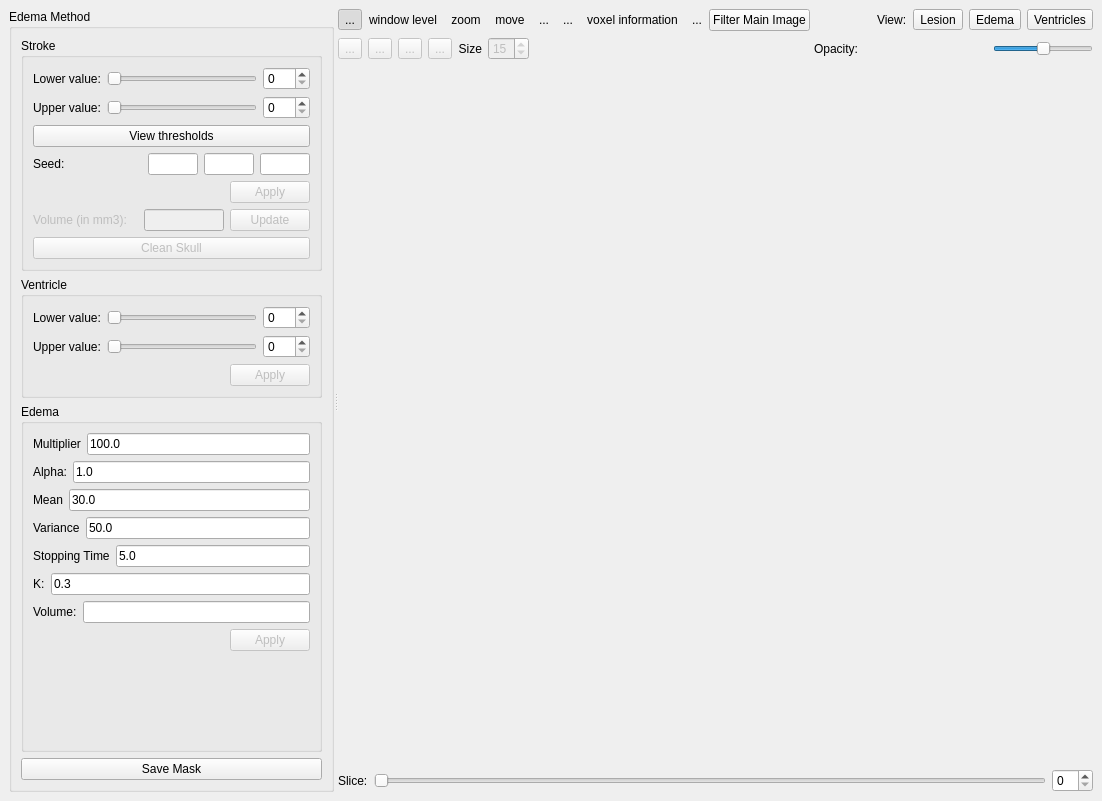
<ui version="4.0" >
 <class>QEdemaSegmentationExtensionBase</class>
 <widget class="QWidget" name="QEdemaSegmentationExtensionBase" >
  <property name="geometry" >
   <rect>
    <x>0</x>
    <y>0</y>
    <width>1102</width>
    <height>801</height>
   </rect>
  </property>
  <property name="windowTitle" >
   <string>Form</string>
  </property>
  <layout class="QHBoxLayout" >
   <property name="margin" >
    <number>9</number>
   </property>
   <property name="spacing" >
    <number>6</number>
   </property>
   <item>
    <widget class="QSplitter" name="m_verticalSplitter" >
     <property name="orientation" >
      <enum>Qt::Horizontal</enum>
     </property>
     <widget class="QSplitter" name="m_horizontalSplitter" >
      <property name="orientation" >
       <enum>Qt::Vertical</enum>
      </property>
      <widget class="QGroupBox" name="m_edemaMethodGroupBox" >
       <property name="title" >
        <string>Edema Method</string>
       </property>
       <layout class="QVBoxLayout" >
        <property name="margin" >
         <number>9</number>
        </property>
        <property name="spacing" >
         <number>6</number>
        </property>
        <item>
         <layout class="QVBoxLayout" >
          <property name="margin" >
           <number>0</number>
          </property>
          <property name="spacing" >
           <number>6</number>
          </property>
          <item>
           <widget class="QGroupBox" name="m_strokeGroupBox" >
            <property name="title" >
             <string>Stroke</string>
            </property>
            <layout class="QVBoxLayout" >
             <property name="margin" >
              <number>9</number>
             </property>
             <property name="spacing" >
              <number>6</number>
             </property>
             <item>
              <layout class="QHBoxLayout" >
               <property name="margin" >
                <number>0</number>
               </property>
               <property name="spacing" >
                <number>6</number>
               </property>
               <item>
                <widget class="QLabel" name="textLabel1_5" >
                 <property name="text" >
                  <string>Lower value:</string>
                 </property>
                </widget>
               </item>
               <item>
                <widget class="QSlider" name="m_lowerValueSlider" >
                 <property name="maximum" >
                  <number>255</number>
                 </property>
                 <property name="orientation" >
                  <enum>Qt::Horizontal</enum>
                 </property>
                </widget>
               </item>
               <item>
                <widget class="QSpinBox" name="m_lowerValueSpinBox" >
                 <property name="maximum" >
                  <number>255</number>
                 </property>
                </widget>
               </item>
              </layout>
             </item>
             <item>
              <layout class="QHBoxLayout" >
               <property name="margin" >
                <number>0</number>
               </property>
               <property name="spacing" >
                <number>6</number>
               </property>
               <item>
                <widget class="QLabel" name="textLabel1_6" >
                 <property name="text" >
                  <string>Upper value:</string>
                 </property>
                </widget>
               </item>
               <item>
                <widget class="QSlider" name="m_upperValueSlider" >
                 <property name="maximum" >
                  <number>255</number>
                 </property>
                 <property name="orientation" >
                  <enum>Qt::Horizontal</enum>
                 </property>
                </widget>
               </item>
               <item>
                <widget class="QSpinBox" name="m_upperValueSpinBox" >
                 <property name="maximum" >
                  <number>255</number>
                 </property>
                </widget>
               </item>
              </layout>
             </item>
             <item>
              <layout class="QHBoxLayout" >
               <property name="margin" >
                <number>0</number>
               </property>
               <property name="spacing" >
                <number>6</number>
               </property>
               <item>
                <widget class="QPushButton" name="m_viewThresholdButton" >
                 <property name="layoutDirection" >
                  <enum>Qt::RightToLeft</enum>
                 </property>
                 <property name="text" >
                  <string>View thresholds</string>
                 </property>
                </widget>
               </item>
              </layout>
             </item>
             <item>
              <layout class="QHBoxLayout" >
               <property name="margin" >
                <number>0</number>
               </property>
               <property name="spacing" >
                <number>6</number>
               </property>
               <item>
                <widget class="QLabel" name="m_seedLabel" >
                 <property name="enabled" >
                  <bool>true</bool>
                 </property>
                 <property name="text" >
                  <string>Seed:</string>
                 </property>
                </widget>
               </item>
               <item>
                <widget class="QLineEdit" name="m_seedXLineEdit" >
                 <property name="enabled" >
                  <bool>true</bool>
                 </property>
                 <property name="sizePolicy" >
                  <sizepolicy>
                   <hsizetype>4</hsizetype>
                   <vsizetype>0</vsizetype>
                   <horstretch>0</horstretch>
                   <verstretch>0</verstretch>
                  </sizepolicy>
                 </property>
                 <property name="maximumSize" >
                  <size>
                   <width>50</width>
                   <height>16777215</height>
                  </size>
                 </property>
                 <property name="readOnly" >
                  <bool>true</bool>
                 </property>
                </widget>
               </item>
               <item>
                <widget class="QLineEdit" name="m_seedYLineEdit" >
                 <property name="enabled" >
                  <bool>true</bool>
                 </property>
                 <property name="sizePolicy" >
                  <sizepolicy>
                   <hsizetype>4</hsizetype>
                   <vsizetype>0</vsizetype>
                   <horstretch>0</horstretch>
                   <verstretch>0</verstretch>
                  </sizepolicy>
                 </property>
                 <property name="maximumSize" >
                  <size>
                   <width>50</width>
                   <height>16777215</height>
                  </size>
                 </property>
                 <property name="readOnly" >
                  <bool>true</bool>
                 </property>
                </widget>
               </item>
               <item>
                <widget class="QLineEdit" name="m_seedZLineEdit" >
                 <property name="enabled" >
                  <bool>true</bool>
                 </property>
                 <property name="sizePolicy" >
                  <sizepolicy>
                   <hsizetype>4</hsizetype>
                   <vsizetype>0</vsizetype>
                   <horstretch>0</horstretch>
                   <verstretch>0</verstretch>
                  </sizepolicy>
                 </property>
                 <property name="maximumSize" >
                  <size>
                   <width>50</width>
                   <height>16777215</height>
                  </size>
                 </property>
                 <property name="readOnly" >
                  <bool>true</bool>
                 </property>
                </widget>
               </item>
              </layout>
             </item>
             <item>
              <widget class="QPushButton" name="m_applyMethodButton" >
               <property name="enabled" >
                <bool>false</bool>
               </property>
               <property name="sizePolicy" >
                <sizepolicy>
                 <hsizetype>0</hsizetype>
                 <vsizetype>0</vsizetype>
                 <horstretch>0</horstretch>
                 <verstretch>0</verstretch>
                </sizepolicy>
               </property>
               <property name="layoutDirection" >
                <enum>Qt::RightToLeft</enum>
               </property>
               <property name="text" >
                <string>Apply</string>
               </property>
              </widget>
             </item>
             <item>
              <layout class="QHBoxLayout" >
               <property name="margin" >
                <number>0</number>
               </property>
               <property name="spacing" >
                <number>6</number>
               </property>
               <item>
                <widget class="QLabel" name="m_resultsLabel" >
                 <property name="enabled" >
                  <bool>false</bool>
                 </property>
                 <property name="text" >
                  <string>Volume (in mm3):</string>
                 </property>
                </widget>
               </item>
               <item>
                <widget class="QLineEdit" name="m_resultsLineEdit" >
                 <property name="enabled" >
                  <bool>false</bool>
                 </property>
                 <property name="sizePolicy" >
                  <sizepolicy>
                   <hsizetype>4</hsizetype>
                   <vsizetype>0</vsizetype>
                   <horstretch>0</horstretch>
                   <verstretch>0</verstretch>
                  </sizepolicy>
                 </property>
                 <property name="maximumSize" >
                  <size>
                   <width>80</width>
                   <height>16777215</height>
                  </size>
                 </property>
                 <property name="readOnly" >
                  <bool>true</bool>
                 </property>
                </widget>
               </item>
               <item>
                <widget class="QPushButton" name="m_updateVolumeButton" >
                 <property name="enabled" >
                  <bool>false</bool>
                 </property>
                 <property name="sizePolicy" >
                  <sizepolicy>
                   <hsizetype>0</hsizetype>
                   <vsizetype>0</vsizetype>
                   <horstretch>0</horstretch>
                   <verstretch>0</verstretch>
                  </sizepolicy>
                 </property>
                 <property name="text" >
                  <string>Update</string>
                 </property>
                </widget>
               </item>
              </layout>
             </item>
             <item>
              <widget class="QPushButton" name="m_applyCleanSkullButton" >
               <property name="enabled" >
                <bool>false</bool>
               </property>
               <property name="text" >
                <string>Clean Skull</string>
               </property>
              </widget>
             </item>
            </layout>
           </widget>
          </item>
          <item>
           <widget class="QGroupBox" name="m_ventriclesGroupBox" >
            <property name="title" >
             <string>Ventricle</string>
            </property>
            <layout class="QVBoxLayout" >
             <property name="margin" >
              <number>9</number>
             </property>
             <property name="spacing" >
              <number>6</number>
             </property>
             <item>
              <layout class="QHBoxLayout" >
               <property name="margin" >
                <number>0</number>
               </property>
               <property name="spacing" >
                <number>6</number>
               </property>
               <item>
                <widget class="QLabel" name="textLabel1_3" >
                 <property name="text" >
                  <string>Lower value:</string>
                 </property>
                </widget>
               </item>
               <item>
                <widget class="QSlider" name="m_lowerValueVentriclesSlider" >
                 <property name="maximum" >
                  <number>255</number>
                 </property>
                 <property name="orientation" >
                  <enum>Qt::Horizontal</enum>
                 </property>
                </widget>
               </item>
               <item>
                <widget class="QSpinBox" name="m_lowerValueVentriclesSpinBox" >
                 <property name="maximum" >
                  <number>255</number>
                 </property>
                </widget>
               </item>
              </layout>
             </item>
             <item>
              <layout class="QHBoxLayout" >
               <property name="margin" >
                <number>0</number>
               </property>
               <property name="spacing" >
                <number>6</number>
               </property>
               <item>
                <widget class="QLabel" name="textLabel1_4" >
                 <property name="text" >
                  <string>Upper value:</string>
                 </property>
                </widget>
               </item>
               <item>
                <widget class="QSlider" name="m_upperValueVentriclesSlider" >
                 <property name="maximum" >
                  <number>255</number>
                 </property>
                 <property name="orientation" >
                  <enum>Qt::Horizontal</enum>
                 </property>
                </widget>
               </item>
               <item>
                <widget class="QSpinBox" name="m_upperValueVentriclesSpinBox" >
                 <property name="maximum" >
                  <number>255</number>
                 </property>
                </widget>
               </item>
              </layout>
             </item>
             <item>
              <widget class="QPushButton" name="m_applyVentriclesMethodButton" >
               <property name="enabled" >
                <bool>false</bool>
               </property>
               <property name="sizePolicy" >
                <sizepolicy>
                 <hsizetype>0</hsizetype>
                 <vsizetype>0</vsizetype>
                 <horstretch>0</horstretch>
                 <verstretch>0</verstretch>
                </sizepolicy>
               </property>
               <property name="layoutDirection" >
                <enum>Qt::RightToLeft</enum>
               </property>
               <property name="text" >
                <string>Apply</string>
               </property>
              </widget>
             </item>
            </layout>
           </widget>
          </item>
          <item>
           <widget class="QGroupBox" name="groupBox" >
            <property name="sizePolicy" >
             <sizepolicy>
              <hsizetype>7</hsizetype>
              <vsizetype>7</vsizetype>
              <horstretch>0</horstretch>
              <verstretch>0</verstretch>
             </sizepolicy>
            </property>
            <property name="title" >
             <string>Edema</string>
            </property>
            <layout class="QVBoxLayout" >
             <property name="margin" >
              <number>9</number>
             </property>
             <property name="spacing" >
              <number>6</number>
             </property>
             <item>
              <layout class="QVBoxLayout" >
               <property name="margin" >
                <number>0</number>
               </property>
               <property name="spacing" >
                <number>6</number>
               </property>
               <item>
                <layout class="QHBoxLayout" >
                 <property name="margin" >
                  <number>0</number>
                 </property>
                 <property name="spacing" >
                  <number>6</number>
                 </property>
                 <item>
                  <widget class="QLabel" name="m_multiplierLabel" >
                   <property name="text" >
                    <string>Multiplier</string>
                   </property>
                  </widget>
                 </item>
                 <item>
                  <widget class="QLineEdit" name="m_multiplierEdit" >
                   <property name="text" >
                    <string>100.0</string>
                   </property>
                  </widget>
                 </item>
                </layout>
               </item>
               <item>
                <layout class="QHBoxLayout" >
                 <property name="margin" >
                  <number>0</number>
                 </property>
                 <property name="spacing" >
                  <number>6</number>
                 </property>
                 <item>
                  <widget class="QLabel" name="m_alphaLabel" >
                   <property name="text" >
                    <string>Alpha:</string>
                   </property>
                  </widget>
                 </item>
                 <item>
                  <widget class="QLineEdit" name="m_alphaEdit" >
                   <property name="text" >
                    <string>1.0</string>
                   </property>
                  </widget>
                 </item>
                </layout>
               </item>
               <item>
                <layout class="QHBoxLayout" >
                 <property name="margin" >
                  <number>0</number>
                 </property>
                 <property name="spacing" >
                  <number>6</number>
                 </property>
                 <item>
                  <widget class="QLabel" name="m_meanLabel" >
                   <property name="text" >
                    <string>Mean</string>
                   </property>
                  </widget>
                 </item>
                 <item>
                  <widget class="QLineEdit" name="m_meanEdit" >
                   <property name="text" >
                    <string>30.0</string>
                   </property>
                  </widget>
                 </item>
                </layout>
               </item>
               <item>
                <layout class="QHBoxLayout" >
                 <property name="margin" >
                  <number>0</number>
                 </property>
                 <property name="spacing" >
                  <number>6</number>
                 </property>
                 <item>
                  <widget class="QLabel" name="m_varianceLabel" >
                   <property name="text" >
                    <string>Variance</string>
                   </property>
                  </widget>
                 </item>
                 <item>
                  <widget class="QLineEdit" name="m_varianceEdit" >
                   <property name="text" >
                    <string>50.0</string>
                   </property>
                  </widget>
                 </item>
                </layout>
               </item>
               <item>
                <layout class="QHBoxLayout" >
                 <property name="margin" >
                  <number>0</number>
                 </property>
                 <property name="spacing" >
                  <number>6</number>
                 </property>
                 <item>
                  <widget class="QLabel" name="label_2" >
                   <property name="text" >
                    <string>Stopping Time</string>
                   </property>
                  </widget>
                 </item>
                 <item>
                  <widget class="QLineEdit" name="m_stoppingTimeEdit" >
                   <property name="text" >
                    <string>5.0</string>
                   </property>
                  </widget>
                 </item>
                </layout>
               </item>
               <item>
                <layout class="QHBoxLayout" >
                 <property name="margin" >
                  <number>0</number>
                 </property>
                 <property name="spacing" >
                  <number>6</number>
                 </property>
                 <item>
                  <widget class="QLabel" name="m_constantLabel" >
                   <property name="text" >
                    <string>K:</string>
                   </property>
                  </widget>
                 </item>
                 <item>
                  <widget class="QLineEdit" name="m_constantEdit" >
                   <property name="text" >
                    <string>0.3</string>
                   </property>
                  </widget>
                 </item>
                </layout>
               </item>
               <item>
                <layout class="QHBoxLayout" >
                 <property name="margin" >
                  <number>0</number>
                 </property>
                 <property name="spacing" >
                  <number>6</number>
                 </property>
                 <item>
                  <widget class="QLabel" name="m_volumeLabel" >
                   <property name="text" >
                    <string>Volume:</string>
                   </property>
                  </widget>
                 </item>
                 <item>
                  <widget class="QLineEdit" name="m_edemaVolumeLineEdit" />
                 </item>
                </layout>
               </item>
               <item>
                <widget class="QPushButton" name="m_applyEdemaMethodButton" >
                 <property name="enabled" >
                  <bool>false</bool>
                 </property>
                 <property name="sizePolicy" >
                  <sizepolicy>
                   <hsizetype>0</hsizetype>
                   <vsizetype>0</vsizetype>
                   <horstretch>0</horstretch>
                   <verstretch>0</verstretch>
                  </sizepolicy>
                 </property>
                 <property name="layoutDirection" >
                  <enum>Qt::RightToLeft</enum>
                 </property>
                 <property name="text" >
                  <string>Apply</string>
                 </property>
                </widget>
               </item>
              </layout>
             </item>
             <item>
              <spacer>
               <property name="orientation" >
                <enum>Qt::Vertical</enum>
               </property>
               <property name="sizeHint" >
                <size>
                 <width>20</width>
                 <height>40</height>
                </size>
               </property>
              </spacer>
             </item>
            </layout>
           </widget>
          </item>
         </layout>
        </item>
        <item>
         <widget class="QPushButton" name="m_saveMaskPushButton" >
          <property name="text" >
           <string>Save Mask</string>
          </property>
         </widget>
        </item>
       </layout>
      </widget>
     </widget>
     <widget class="QWidget" name="layoutWidget" >
      <layout class="QVBoxLayout" >
       <property name="margin" >
        <number>0</number>
       </property>
       <property name="spacing" >
        <number>6</number>
       </property>
       <item>
        <layout class="QHBoxLayout" >
         <property name="margin" >
          <number>0</number>
         </property>
         <property name="spacing" >
          <number>0</number>
         </property>
         <item>
          <widget class="QToolButton" name="m_slicingToolButton" >
           <property name="text" >
            <string>...</string>
           </property>
           <property name="icon" >
            <iconset/>
           </property>
           <property name="iconSize" >
            <size>
             <width>32</width>
             <height>32</height>
            </size>
           </property>
           <property name="checkable" >
            <bool>true</bool>
           </property>
           <property name="checked" >
            <bool>true</bool>
           </property>
           <property name="autoRaise" >
            <bool>true</bool>
           </property>
          </widget>
         </item>
         <item>
          <widget class="QToolButton" name="m_windowLevelToolButton" >
           <property name="text" >
            <string>window level</string>
           </property>
           <property name="icon" >
            <iconset/>
           </property>
           <property name="iconSize" >
            <size>
             <width>32</width>
             <height>32</height>
            </size>
           </property>
           <property name="checkable" >
            <bool>true</bool>
           </property>
           <property name="autoRaise" >
            <bool>true</bool>
           </property>
          </widget>
         </item>
         <item>
          <widget class="QToolButton" name="m_zoomToolButton" >
           <property name="text" >
            <string>zoom</string>
           </property>
           <property name="icon" >
            <iconset/>
           </property>
           <property name="iconSize" >
            <size>
             <width>32</width>
             <height>32</height>
            </size>
           </property>
           <property name="checkable" >
            <bool>true</bool>
           </property>
           <property name="autoRaise" >
            <bool>true</bool>
           </property>
          </widget>
         </item>
         <item>
          <widget class="QToolButton" name="m_moveToolButton" >
           <property name="text" >
            <string>move</string>
           </property>
           <property name="icon" >
            <iconset/>
           </property>
           <property name="iconSize" >
            <size>
             <width>32</width>
             <height>32</height>
            </size>
           </property>
           <property name="checkable" >
            <bool>true</bool>
           </property>
           <property name="autoRaise" >
            <bool>true</bool>
           </property>
          </widget>
         </item>
         <item>
          <widget class="QToolButton" name="m_rotateClockWiseToolButton" >
           <property name="text" >
            <string>...</string>
           </property>
           <property name="icon" >
            <iconset/>
           </property>
           <property name="iconSize" >
            <size>
             <width>32</width>
             <height>32</height>
            </size>
           </property>
           <property name="autoRaise" >
            <bool>true</bool>
           </property>
          </widget>
         </item>
         <item>
          <widget class="QToolButton" name="m_editorToolButton" >
           <property name="text" >
            <string>...</string>
           </property>
           <property name="icon" >
            <iconset/>
           </property>
           <property name="iconSize" >
            <size>
             <width>32</width>
             <height>32</height>
            </size>
           </property>
           <property name="checkable" >
            <bool>true</bool>
           </property>
           <property name="autoRaise" >
            <bool>true</bool>
           </property>
          </widget>
         </item>
         <item>
          <widget class="QToolButton" name="m_voxelInformationToolButton" >
           <property name="layoutDirection" >
            <enum>Qt::LeftToRight</enum>
           </property>
           <property name="text" >
            <string>voxel information</string>
           </property>
           <property name="icon" >
            <iconset/>
           </property>
           <property name="iconSize" >
            <size>
             <width>32</width>
             <height>32</height>
            </size>
           </property>
           <property name="checkable" >
            <bool>true</bool>
           </property>
           <property name="autoRaise" >
            <bool>true</bool>
           </property>
          </widget>
         </item>
         <item>
          <widget class="QToolButton" name="m_seedToolButton" >
           <property name="text" >
            <string>...</string>
           </property>
           <property name="icon" >
            <iconset/>
           </property>
           <property name="iconSize" >
            <size>
             <width>32</width>
             <height>32</height>
            </size>
           </property>
           <property name="checkable" >
            <bool>true</bool>
           </property>
           <property name="autoRaise" >
            <bool>true</bool>
           </property>
          </widget>
         </item>
         <item>
          <widget class="QPushButton" name="m_filterPushButton" >
           <property name="text" >
            <string>Filter Main Image</string>
           </property>
          </widget>
         </item>
         <item>
          <spacer>
           <property name="orientation" >
            <enum>Qt::Horizontal</enum>
           </property>
           <property name="sizeHint" >
            <size>
             <width>40</width>
             <height>20</height>
            </size>
           </property>
          </spacer>
         </item>
         <item>
          <layout class="QHBoxLayout" >
           <property name="margin" >
            <number>0</number>
           </property>
           <property name="spacing" >
            <number>6</number>
           </property>
           <item>
            <widget class="QLabel" name="m_viewLabel" >
             <property name="text" >
              <string>View:</string>
             </property>
            </widget>
           </item>
           <item>
            <widget class="QToolButton" name="m_lesionViewToolButton" >
             <property name="text" >
              <string>Lesion</string>
             </property>
            </widget>
           </item>
           <item>
            <widget class="QToolButton" name="m_edemaViewToolButton" >
             <property name="text" >
              <string>Edema</string>
             </property>
            </widget>
           </item>
           <item>
            <widget class="QToolButton" name="m_ventriclesViewToolButton" >
             <property name="text" >
              <string>Ventricles</string>
             </property>
            </widget>
           </item>
          </layout>
         </item>
        </layout>
       </item>
       <item>
        <layout class="QHBoxLayout" >
         <property name="margin" >
          <number>0</number>
         </property>
         <property name="spacing" >
          <number>6</number>
         </property>
         <item>
          <layout class="QHBoxLayout" >
           <property name="margin" >
            <number>0</number>
           </property>
           <property name="spacing" >
            <number>6</number>
           </property>
           <item>
            <widget class="QToolButton" name="m_paintButton" >
             <property name="enabled" >
              <bool>false</bool>
             </property>
             <property name="text" >
              <string>...</string>
             </property>
             <property name="icon" >
              <iconset/>
             </property>
            </widget>
           </item>
           <item>
            <widget class="QToolButton" name="m_eraseButton" >
             <property name="enabled" >
              <bool>false</bool>
             </property>
             <property name="text" >
              <string>...</string>
             </property>
             <property name="icon" >
              <iconset/>
             </property>
            </widget>
           </item>
           <item>
            <widget class="QToolButton" name="m_eraseSliceButton" >
             <property name="enabled" >
              <bool>false</bool>
             </property>
             <property name="text" >
              <string>...</string>
             </property>
             <property name="icon" >
              <iconset/>
             </property>
            </widget>
           </item>
           <item>
            <widget class="QToolButton" name="m_eraseRegionButton" >
             <property name="enabled" >
              <bool>false</bool>
             </property>
             <property name="text" >
              <string>...</string>
             </property>
             <property name="icon" >
              <iconset/>
             </property>
            </widget>
           </item>
           <item>
            <widget class="QLabel" name="label_3" >
             <property name="text" >
              <string>Size</string>
             </property>
             <property name="alignment" >
              <set>Qt::AlignRight|Qt::AlignTrailing|Qt::AlignVCenter</set>
             </property>
            </widget>
           </item>
           <item>
            <widget class="QSpinBox" name="m_editorSize" >
             <property name="enabled" >
              <bool>false</bool>
             </property>
             <property name="minimum" >
              <number>0</number>
             </property>
             <property name="value" >
              <number>15</number>
             </property>
            </widget>
           </item>
          </layout>
         </item>
         <item>
          <layout class="QHBoxLayout" >
           <property name="margin" >
            <number>0</number>
           </property>
           <property name="spacing" >
            <number>6</number>
           </property>
           <item>
            <spacer>
             <property name="orientation" >
              <enum>Qt::Horizontal</enum>
             </property>
             <property name="sizeHint" >
              <size>
               <width>40</width>
               <height>20</height>
              </size>
             </property>
            </spacer>
           </item>
           <item>
            <layout class="QHBoxLayout" >
             <property name="margin" >
              <number>0</number>
             </property>
             <property name="spacing" >
              <number>6</number>
             </property>
             <item>
              <widget class="QLabel" name="m_opacitiyLabel" >
               <property name="text" >
                <string>Opacity:</string>
               </property>
              </widget>
             </item>
             <item>
              <widget class="QSlider" name="m_opacitySlider" >
               <property name="maximumSize" >
                <size>
                 <width>100</width>
                 <height>16777215</height>
                </size>
               </property>
               <property name="maximum" >
                <number>100</number>
               </property>
               <property name="value" >
                <number>50</number>
               </property>
               <property name="orientation" >
                <enum>Qt::Horizontal</enum>
               </property>
              </widget>
             </item>
            </layout>
           </item>
          </layout>
         </item>
        </layout>
       </item>
       <item>
        <layout class="QVBoxLayout" >
         <property name="margin" >
          <number>0</number>
         </property>
         <property name="spacing" >
          <number>6</number>
         </property>
         <item>
          <widget class="udg::Q2DViewer" native="1" name="m_2DView" >
           <property name="sizePolicy" >
            <sizepolicy>
             <hsizetype>7</hsizetype>
             <vsizetype>7</vsizetype>
             <horstretch>0</horstretch>
             <verstretch>0</verstretch>
            </sizepolicy>
           </property>
           <property name="maximumSize" >
            <size>
             <width>100000</width>
             <height>100000</height>
            </size>
           </property>
          </widget>
         </item>
         <item>
          <layout class="QHBoxLayout" >
           <property name="margin" >
            <number>0</number>
           </property>
           <property name="spacing" >
            <number>6</number>
           </property>
           <item>
            <widget class="QLabel" name="m_sliceLabel" >
             <property name="text" >
              <string>Slice:</string>
             </property>
            </widget>
           </item>
           <item>
            <widget class="QSlider" name="m_sliceViewSlider" >
             <property name="orientation" >
              <enum>Qt::Horizontal</enum>
             </property>
            </widget>
           </item>
           <item>
            <widget class="QSpinBox" name="m_sliceSpinBox" />
           </item>
          </layout>
         </item>
        </layout>
       </item>
      </layout>
     </widget>
    </widget>
   </item>
  </layout>
 </widget>
 <customwidgets>
  <customwidget>
   <class>udg::Q2DViewer</class>
   <extends>QWidget</extends>
   <header>q2dviewer.h</header>
  </customwidget>
 </customwidgets>
 <resources/>
 <connections>
  <connection>
   <sender>m_sliceViewSlider</sender>
   <signal>valueChanged(int)</signal>
   <receiver>m_sliceSpinBox</receiver>
   <slot>setValue(int)</slot>
   <hints>
    <hint type="sourcelabel" >
     <x>644</x>
     <y>574</y>
    </hint>
    <hint type="destinationlabel" >
     <x>892</x>
     <y>574</y>
    </hint>
   </hints>
  </connection>
  <connection>
   <sender>m_sliceSpinBox</sender>
   <signal>valueChanged(int)</signal>
   <receiver>m_sliceViewSlider</receiver>
   <slot>setValue(int)</slot>
   <hints>
    <hint type="sourcelabel" >
     <x>892</x>
     <y>574</y>
    </hint>
    <hint type="destinationlabel" >
     <x>644</x>
     <y>574</y>
    </hint>
   </hints>
  </connection>
  <connection>
   <sender>m_lowerValueSlider</sender>
   <signal>valueChanged(int)</signal>
   <receiver>m_lowerValueSpinBox</receiver>
   <slot>setValue(int)</slot>
   <hints>
    <hint type="sourcelabel" >
     <x>163</x>
     <y>76</y>
    </hint>
    <hint type="destinationlabel" >
     <x>251</x>
     <y>76</y>
    </hint>
   </hints>
  </connection>
  <connection>
   <sender>m_lowerValueSpinBox</sender>
   <signal>valueChanged(int)</signal>
   <receiver>m_lowerValueSlider</receiver>
   <slot>setValue(int)</slot>
   <hints>
    <hint type="sourcelabel" >
     <x>251</x>
     <y>76</y>
    </hint>
    <hint type="destinationlabel" >
     <x>169</x>
     <y>76</y>
    </hint>
   </hints>
  </connection>
  <connection>
   <sender>m_upperValueVentriclesSpinBox</sender>
   <signal>valueChanged(int)</signal>
   <receiver>m_upperValueVentriclesSlider</receiver>
   <slot>setValue(int)</slot>
   <hints>
    <hint type="sourcelabel" >
     <x>251</x>
     <y>345</y>
    </hint>
    <hint type="destinationlabel" >
     <x>163</x>
     <y>345</y>
    </hint>
   </hints>
  </connection>
  <connection>
   <sender>m_upperValueVentriclesSlider</sender>
   <signal>valueChanged(int)</signal>
   <receiver>m_upperValueVentriclesSpinBox</receiver>
   <slot>setValue(int)</slot>
   <hints>
    <hint type="sourcelabel" >
     <x>163</x>
     <y>345</y>
    </hint>
    <hint type="destinationlabel" >
     <x>251</x>
     <y>345</y>
    </hint>
   </hints>
  </connection>
  <connection>
   <sender>m_upperValueSlider</sender>
   <signal>valueChanged(int)</signal>
   <receiver>m_upperValueSpinBox</receiver>
   <slot>setValue(int)</slot>
   <hints>
    <hint type="sourcelabel" >
     <x>163</x>
     <y>107</y>
    </hint>
    <hint type="destinationlabel" >
     <x>251</x>
     <y>107</y>
    </hint>
   </hints>
  </connection>
  <connection>
   <sender>m_upperValueSpinBox</sender>
   <signal>valueChanged(int)</signal>
   <receiver>m_upperValueSlider</receiver>
   <slot>setValue(int)</slot>
   <hints>
    <hint type="sourcelabel" >
     <x>251</x>
     <y>107</y>
    </hint>
    <hint type="destinationlabel" >
     <x>163</x>
     <y>107</y>
    </hint>
   </hints>
  </connection>
  <connection>
   <sender>m_lowerValueVentriclesSlider</sender>
   <signal>valueChanged(int)</signal>
   <receiver>m_lowerValueVentriclesSpinBox</receiver>
   <slot>setValue(int)</slot>
   <hints>
    <hint type="sourcelabel" >
     <x>163</x>
     <y>314</y>
    </hint>
    <hint type="destinationlabel" >
     <x>251</x>
     <y>314</y>
    </hint>
   </hints>
  </connection>
  <connection>
   <sender>m_lowerValueVentriclesSpinBox</sender>
   <signal>valueChanged(int)</signal>
   <receiver>m_lowerValueVentriclesSlider</receiver>
   <slot>setValue(int)</slot>
   <hints>
    <hint type="sourcelabel" >
     <x>251</x>
     <y>314</y>
    </hint>
    <hint type="destinationlabel" >
     <x>163</x>
     <y>314</y>
    </hint>
   </hints>
  </connection>
 </connections>
</ui>
